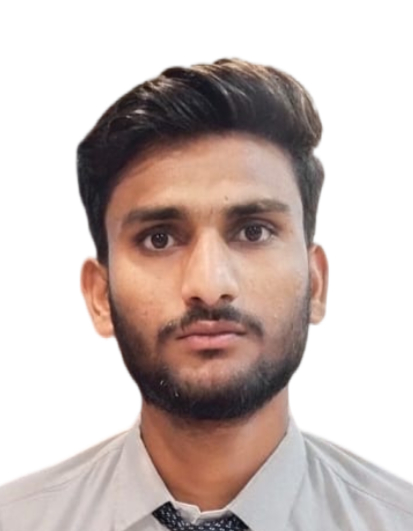
#> input picture 14_Frequency_LPF/input.jpg, 413 x 531 px
$ python Program.py
#> lines starting #> are read from the running program, lines starting #| are printed output that depends on the picture
import cv2
import numpy as np

img = cv2.imread("input.jpg", cv2.IMREAD_GRAYSCALE)
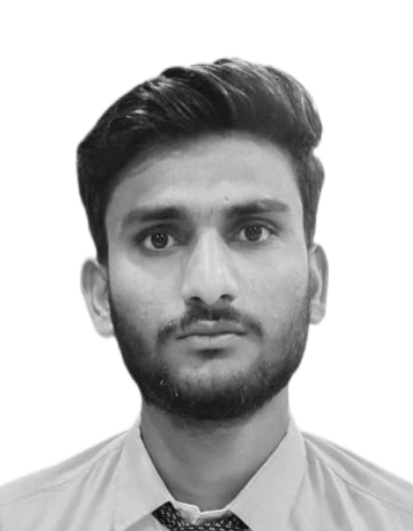
#> img: shape (531, 413); min 10, max 255, mean 193.3

img_float = np.float32(img)
dft = cv2.dft(img_float, flags=cv2.DFT_COMPLEX_OUTPUT)

dft_shift = np.fft.fftshift(dft)

rows, cols = img.shape
#> rows = 531; cols = 413
crow, ccol = rows // 2, cols // 2
#> crow = 265; ccol = 206
mask = np.zeros((rows, cols, 2), np.float32)

radius = 50
cv2.circle(mask, (ccol, crow), radius, (1, 1), -1)

filtered_dft = dft_shift * mask
dft_inverse_shift = np.fft.ifftshift(filtered_dft)

reconstructed = cv2.idft(dft_inverse_shift)

reconstructed = cv2.magnitude(reconstructed[:, :, 0], reconstructed[:, :, 1])
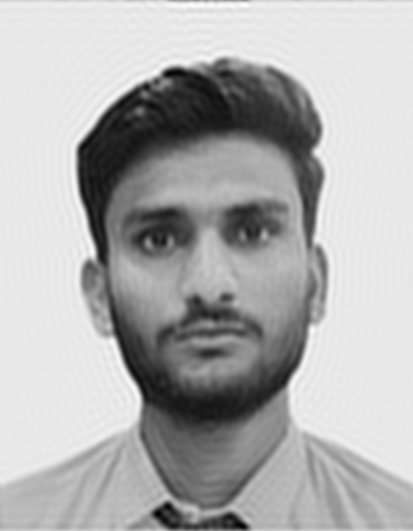
#> reconstructed: shape (531, 413) float32; min 10201.6, max 61377876, mean 42389476; drawn with min black and max white
reconstructed = np.uint8(reconstructed)
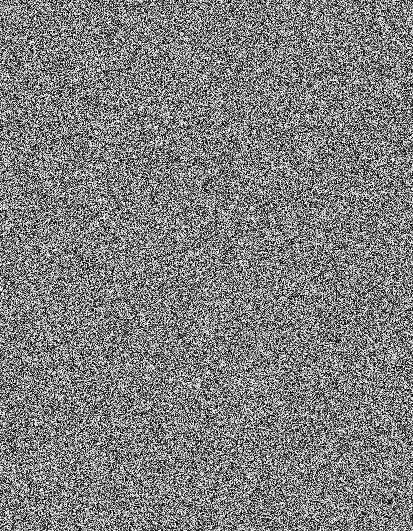
#> reconstructed: shape (531, 413); min 0, max 255, mean 126.5

cv2.imwrite("output.png", reconstructed)

cv2.imshow("Original Image", img)
cv2.imshow("Low-Pass Filtered Image", reconstructed)

cv2.waitKey(0)
cv2.destroyAllWindows()
